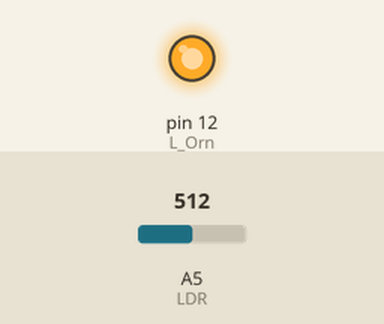
Bench run of a sketch on a simulated Arduino Uno, built with avr-gcc and run on an emulated ATmega328P. Parts: output pins drawn as LEDs (lit = HIGH). The inputs (shaded band) are chosen by the test bench; at power-on: A5 (LDR) = 512.

Above: at 1.2 s.
1.3 s: A5 (LDR) set to 588
2.8 s: A5 (LDR) set to 612
At 3.8 s:
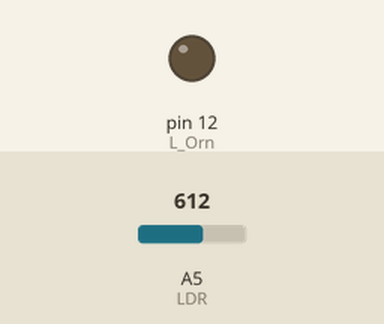
4.3 s: A5 (LDR) set to 590
At 5.0 s:
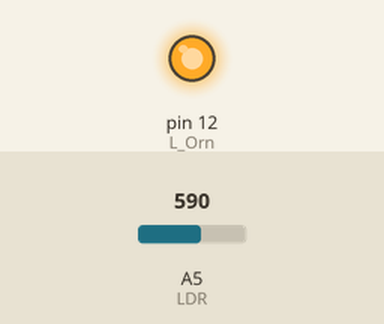
5.8 s: A5 (LDR) set to 610
At 6.1 s:
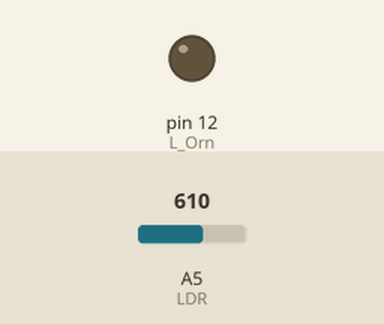
Timing chart, 0 to 8.3 s (numbered marks = the images above; inputs shaded):
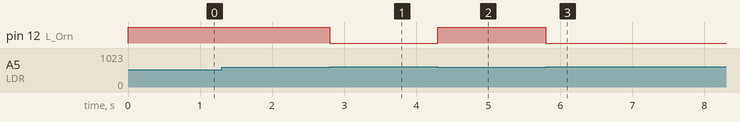

The sketch:

LDR_crepuscular.ino
```cpp
/*LDR_crepuscular
 Lectura analóxica da LDR
 Interruptor crepuscular
*/
#define LDR A5 //LDR conectada a A5
#define L_Orn 12 //Led laranxa a D12
int limiar = 600; //valor activación

void setup() {
 pinMode (LDR, INPUT); // Definimos como entrada
 pinMode (L_Orn, OUTPUT); // Definimos modo saída
}
void loop() {
 // Leemos aa entrada
 int Valor_LDR = analogRead(LDR);
 // comproba si o valor está por baixo
 if ( Valor_LDR < limiar) {
 digitalWrite (L_Orn, HIGH); // Acende o LED
 }
 else {
 digitalWrite (L_Orn, LOW); // Apaga o LED
 }
 // un pequeno retardo para estabilizar as medidas.
 delay(1);
}
```

Measured:
- the behaviour switches between 599 and 600 on A5 (LDR) (found by bisection; images 0 and 1)
- after the input at 1.3 s, every drawn part: stays the same
- after the input at 2.8 s, pin 12 (L_Orn): HIGH → LOW at once
- after the input at 4.3 s, pin 12 (L_Orn): LOW → HIGH at once
- after the input at 5.8 s, pin 12 (L_Orn): HIGH → LOW at once
